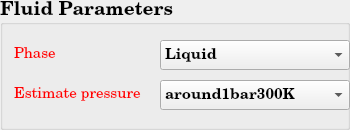
       <widget class="QGroupBox" name="SP_FluidOptions">
        <property name="minimumSize">
         <size>
          <width>350</width>
          <height>130</height>
         </size>
        </property>
        <property name="maximumSize">
         <size>
          <width>350</width>
          <height>130</height>
         </size>
        </property>
        <property name="font">
         <font>
          <family>Century Schoolbook L</family>
          <pointsize>14</pointsize>
          <weight>75</weight>
          <bold>true</bold>
         </font>
        </property>
        <property name="title">
         <string>Fluid Parameters</string>
        </property>
        <layout class="QGridLayout" name="gridLayout_56">
         <item row="0" column="0">
          <widget class="QLabel" name="SP_GasOrLiquid">
           <property name="minimumSize">
            <size>
             <width>140</width>
             <height>30</height>
            </size>
           </property>
           <property name="maximumSize">
            <size>
             <width>140</width>
             <height>30</height>
            </size>
           </property>
           <property name="font">
            <font>
             <pointsize>11</pointsize>
             <weight>50</weight>
             <bold>false</bold>
            </font>
           </property>
           <property name="text">
            <string>&lt;html&gt;&lt;head/&gt;&lt;body&gt;&lt;p&gt;&lt;span style=&quot; color:#ff0000;&quot;&gt;Phase&lt;/span&gt;&lt;/p&gt;&lt;/body&gt;&lt;/html&gt;</string>
           </property>
          </widget>
         </item>
         <item row="0" column="1">
          <widget class="QComboBox" name="SP_GasOrLiquid_comboBox">
           <property name="minimumSize">
            <size>
             <width>190</width>
             <height>30</height>
            </size>
           </property>
           <property name="maximumSize">
            <size>
             <width>190</width>
             <height>30</height>
            </size>
           </property>
           <property name="font">
            <font>
             <pointsize>11</pointsize>
            </font>
           </property>
           <item>
            <property name="text">
             <string>Liquid</string>
            </property>
           </item>
           <item>
            <property name="text">
             <string>--</string>
            </property>
           </item>
           <item>
            <property name="text">
             <string>Vapour</string>
            </property>
           </item>
          </widget>
         </item>
         <item row="1" column="0">
          <widget class="QLabel" name="SP_1barOr155bar">
           <property name="minimumSize">
            <size>
             <width>140</width>
             <height>30</height>
            </size>
           </property>
           <property name="maximumSize">
            <size>
             <width>140</width>
             <height>30</height>
            </size>
           </property>
           <property name="font">
            <font>
             <pointsize>11</pointsize>
             <weight>50</weight>
             <bold>false</bold>
            </font>
           </property>
           <property name="text">
            <string>&lt;html&gt;&lt;head/&gt;&lt;body&gt;&lt;p&gt;&lt;span style=&quot; color:#ff0000;&quot;&gt;Estimate pressure&lt;/span&gt;&lt;/p&gt;&lt;/body&gt;&lt;/html&gt;</string>
           </property>
          </widget>
         </item>
         <item row="1" column="1">
          <widget class="QComboBox" name="SP_1barOr155bar_comboBox">
           <property name="minimumSize">
            <size>
             <width>190</width>
             <height>30</height>
            </size>
           </property>
           <property name="maximumSize">
            <size>
             <width>190</width>
             <height>30</height>
            </size>
           </property>
           <property name="font">
            <font>
             <pointsize>11</pointsize>
            </font>
           </property>
           <item>
            <property name="text">
             <string>around1bar300K</string>
            </property>
           </item>
           <item>
            <property name="text">
             <string>--</string>
            </property>
           </item>
           <item>
            <property name="text">
             <string>around155bars600K</string>
            </property>
           </item>
          </widget>
         </item>
        </layout>
       </widget>
